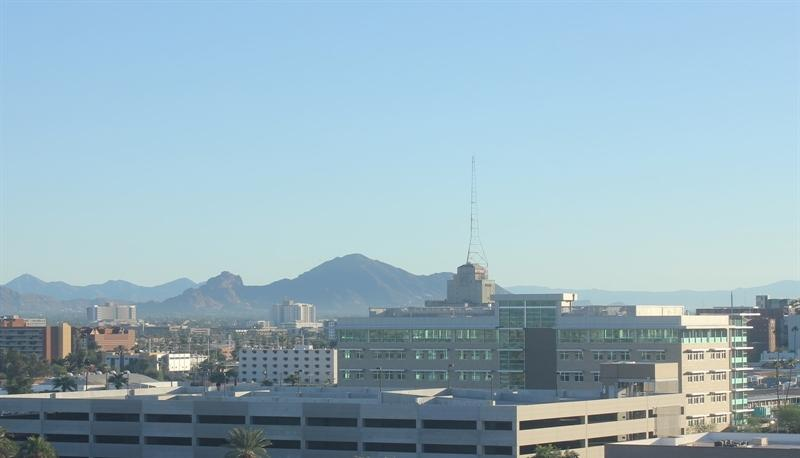
#> input picture Core/Lesson4/data/train/day/20151101_145049.jpg, 800 x 458 px; its folder holds only this picture in this run
$ jupyter execute StandardisingData.ipynb
#> lines starting #> are read from the running program, lines starting #| are printed output that depends on the picture
# Standardising Day and Night Images
The dataset I am using has 200 RGB colour images, with 120 each for training and 80 each for testing.<br>
<br>
Here I will build a classifier to accurately label images as either day or night, relying on finding distinguishing
feature between the two types.
### Import resources

[cell 1]
import os
import glob

import cv2
import matplotlib.image as mpimg
import matplotlib.pyplot as plt

## Loading the testing and training data
### Define load_dataset function

[cell 2]
def load_dataset(dir_name):
#> called with dir_name = 'data/train/'
    img_classes = glob.glob(os.path.join(dir_name, '*', ''))
    img_list = []

    for img_class in img_classes:
        imgs = glob.glob(os.path.join(img_class, '*'))

        for img in imgs:
            if img is not None:
                img = mpimg.imread(img)
#> img is the input picture: shape (458, 800, 3); mean R, G, B 150.7, 178, 191
                img_list.append((img, img_class[len(dir_name):-1]))

    return img_list

### Load the datasets

[cell 3]
train_dir = 'data/train/'
test_dir = 'data/test/'

train_data = load_dataset(train_dir)
#> train_data = 2 items
test_data = load_dataset(test_dir)

### Visualise some data

[cell 4]
selected_image = train_data[0]
image = 0
label = 1

print('Shape: ', selected_image[image].shape)
#| Shape:  (458, 800, 3)
print('Label: ', selected_image[label])
#| Label:  day
plt.imshow(selected_image[image])

# Pre-processing the data
After loading the data, I need to pre-process it.
### Standardising input images
To standardise the input, I will just be transforming all of the images to a set width and height of (600x1100).

[cell 5]
def standardise_input(image):
    return cv2.resize(image, (1100, 600))

### Standardising output labels
There are two ways I could encode the labels:<br>
- <b>Integer encoding: </b>
    - 0 represents night
    - 1 represents day
- <b>One-hot encoding: </b>
    - (1, 0) represents night
    - (0, 1) represents day

For this classifier, I will stick with integer encoding.

[cell 6]
def int_encode(label):
    return 0 if label=="night" else 1

### Standardise function
This function will take an image-label pair list and will output a standardised version, with re-sized images and
int labels.

[cell 7]
def standardise(img_list):
    std_list = []

    for img in img_list:
        image = img[0]
        label = img[1]

        std_image = standardise_input(image)
        std_label = int_encode(label)

        std_list.append((std_image, std_label))
#> this loop made 2 passes
#> (label, std_label) on passes 1 to 2: ('day', 1), ('night', 0)
#> pass 1, in standardise, `std_image = standardise_input(image)`:
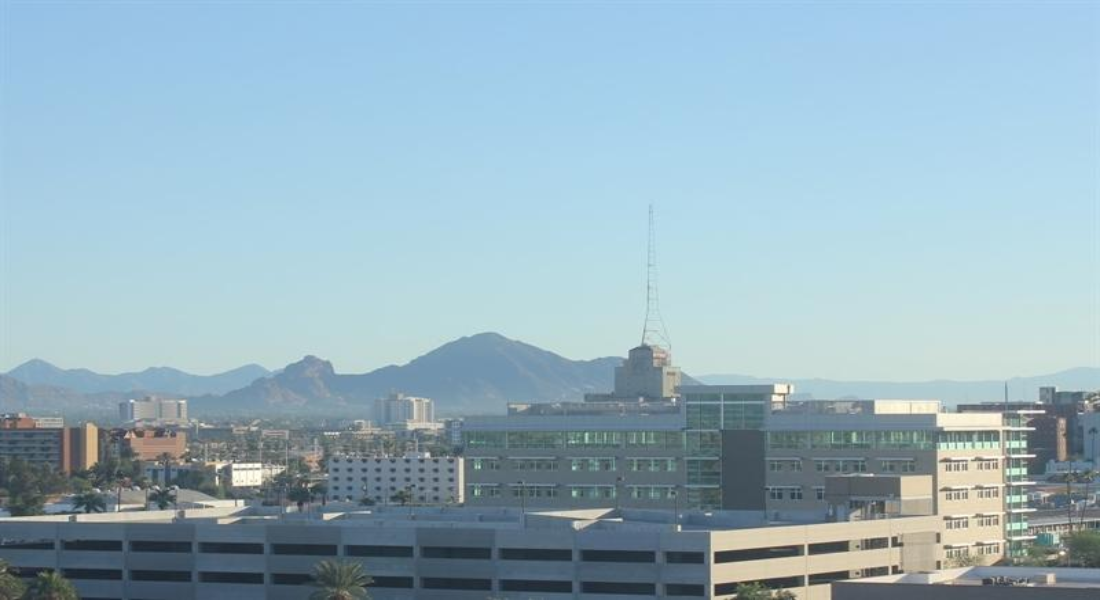
#> std_image: shape (600, 1100, 3); mean R, G, B 150.6, 178, 190.9
#> pass 2, in standardise, `std_image = standardise_input(image)`:
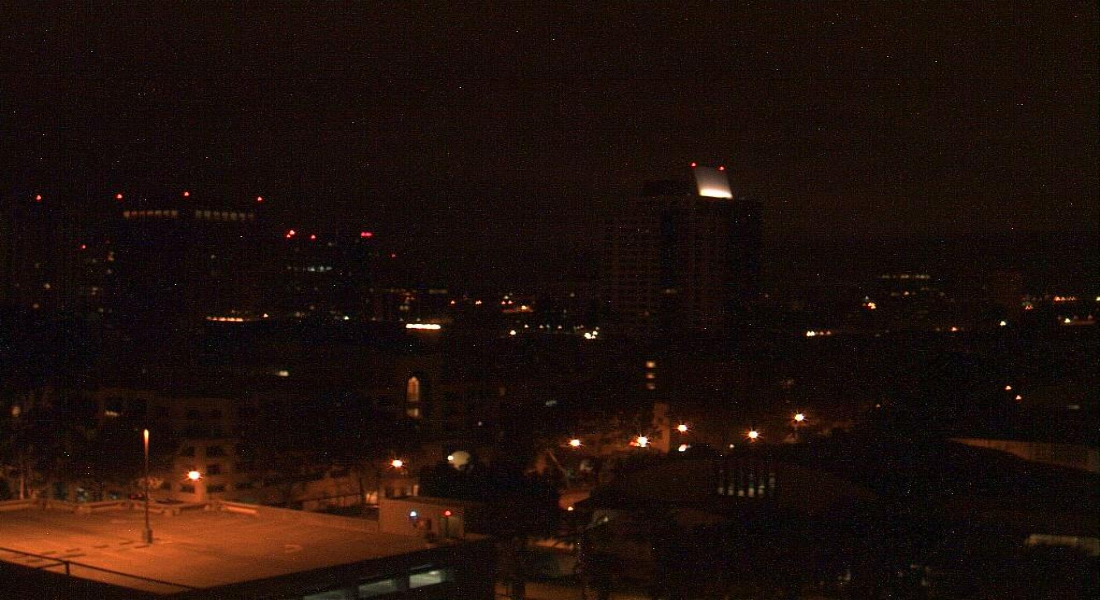
#> std_image: shape (600, 1100, 3); mean R, G, B 30.4, 15.4, 10.4
#> after the loop, std_list = 2 items

    return std_list

### Visualise some standardised data

[cell 8]
std_train_data = standardise(train_data)
#> std_train_data = 2 items

selected_image = std_train_data[0]
image = 0
label = 1

print('Shape: ', selected_image[image].shape)
#| Shape:  (600, 1100, 3)
print('Label: ', selected_image[label])
#| Label:  1
plt.imshow(selected_image[image])
